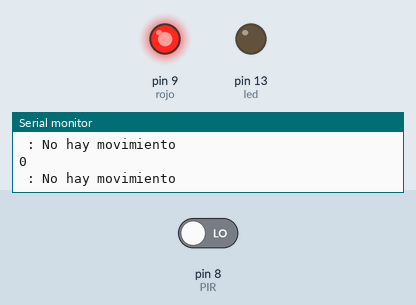
A sketch run on a simulated Arduino Uno, built with avr-gcc and run on an emulated ATmega328P. On the bench: output pins drawn as LEDs (lit = HIGH), the last lines printed to the serial monitor. Dashed ring = blinking. Inputs (shaded band) come from the test bench; at power-on: pin 8 (PIR) LOW.

Above: at 1.3 s.
1.4 s: pin 8 (PIR) driven HIGH
At 1.85 s:
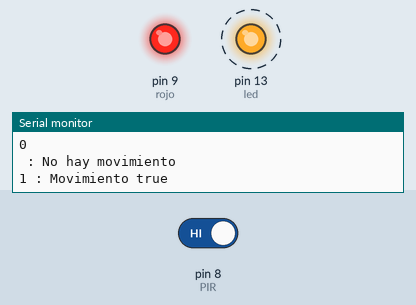
4.4 s: pin 8 (PIR) driven LOW
At 5.6 s:
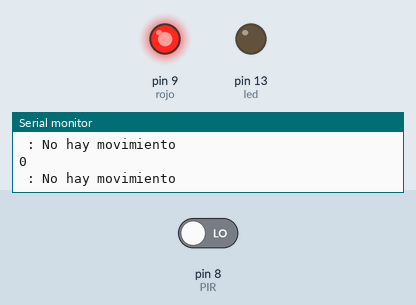
Timing chart, 0 to 7.4 s (numbered marks = the images above; inputs shaded):
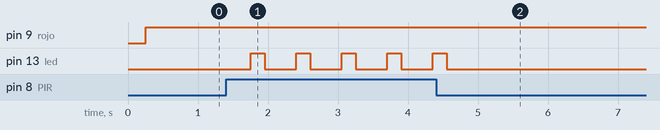

The sketch:

PIR_Sensor.ino
```cpp
const int rojo = 9;
const int PIR = 8;
const int led = 13;

int movimiento= 0;

void setup() {
 Serial.begin(9600);
 pinMode(rojo,OUTPUT);
 pinMode(led,OUTPUT);
 pinMode(PIR,INPUT);
 Serial.println("PIR:");
 Serial.println("  ");
}

void loop() {
  // put your main code here, to run repeatedly:

movimiento = digitalRead(PIR);
delay(250);

if(movimiento == HIGH){
  Serial.print(movimiento); Serial.print(" : "); Serial.println("Movimiento true");
  digitalWrite(led,HIGH);
  delay(200);
  digitalWrite(led,LOW);
  delay(200);
  movimiento = 0;
  }

  else {
    Serial.println(movimiento); Serial.print(" : "); Serial.println("No hay movimiento");
    digitalWrite(rojo,HIGH);
  }

}
```

Measured:
- after the input at 1.4 s, pin 13 (led): alternates HIGH for 0.20 s and LOW for 0.45 s, starting after 0.35 s
- after the input at 4.4 s, pin 13 (led): goes on until 4.6 s, then stays LOW
